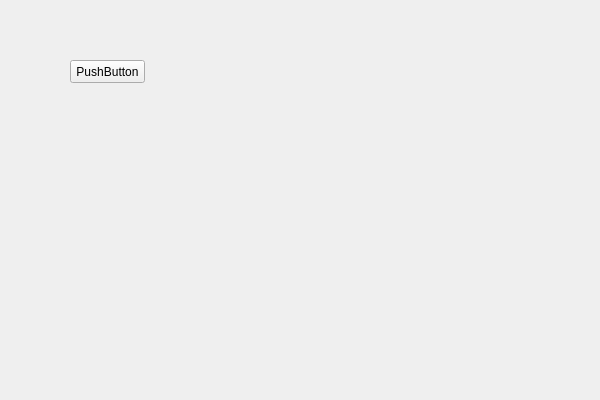
<?xml version="1.0" encoding="UTF-8"?>
<ui version="4.0">
 <class>LambdaDemoTempWidgetClass</class>
 <widget class="QWidget" name="LambdaDemoTempWidgetClass">
  <property name="geometry">
   <rect>
    <x>0</x>
    <y>0</y>
    <width>600</width>
    <height>400</height>
   </rect>
  </property>
  <property name="windowTitle">
   <string>LambdaDemoTempWidget</string>
  </property>
  <widget class="QPushButton" name="test01Button">
   <property name="geometry">
    <rect>
     <x>70</x>
     <y>60</y>
     <width>75</width>
     <height>23</height>
    </rect>
   </property>
   <property name="text">
    <string>PushButton</string>
   </property>
  </widget>
 </widget>
 <layoutdefault spacing="6" margin="11"/>
 <resources>
  <include location="LambdaDemoTempWidget.qrc"/>
 </resources>
 <connections>
  <connection>
   <sender>test01Button</sender>
   <signal>clicked()</signal>
   <receiver>LambdaDemoTempWidgetClass</receiver>
   <slot>test01ButtonClicked()</slot>
   <hints>
    <hint type="sourcelabel">
     <x>92</x>
     <y>70</y>
    </hint>
    <hint type="destinationlabel">
     <x>110</x>
     <y>-15</y>
    </hint>
   </hints>
  </connection>
 </connections>
 <slots>
  <slot>test01ButtonClicked()</slot>
 </slots>
</ui>
